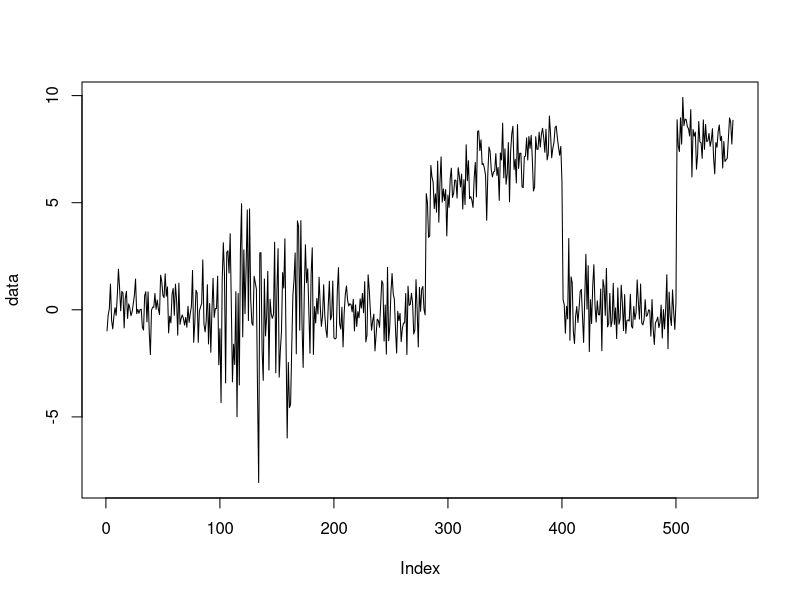
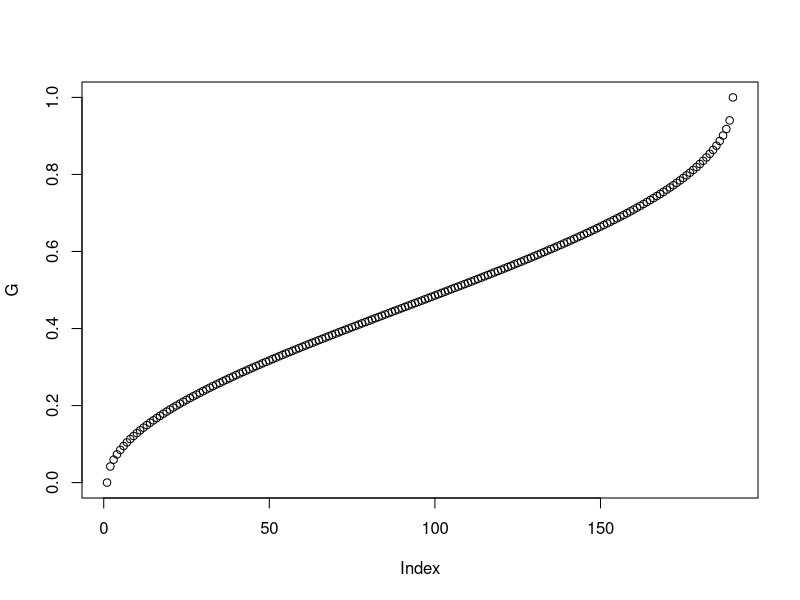
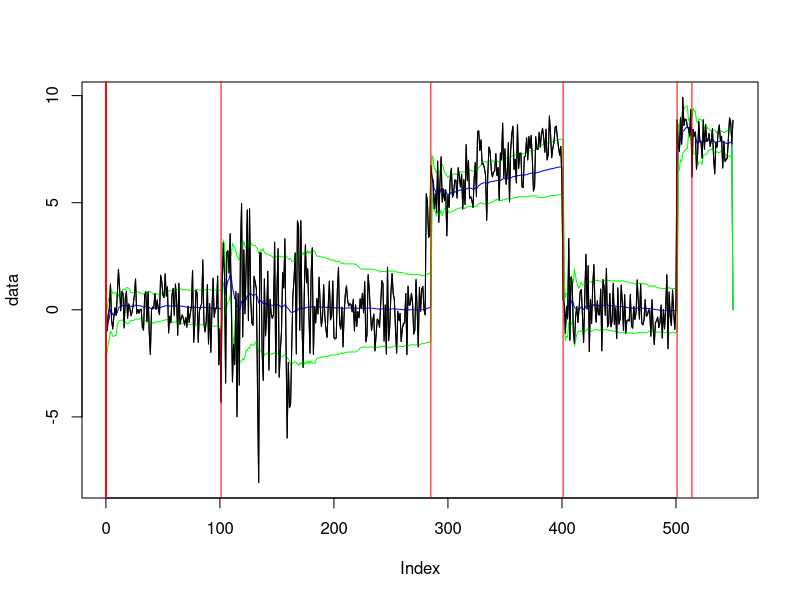

These figures' R source, in order:


# #data <- ##SIMULATE NORMAL WITH CHANGE IN MEAN OR ELSE BROWNIAN MOTION WITH SOME SHIFT
data <- c(rnorm(100, 0, 1), rnorm(80, 0, 3),rnorm(100, 0, 1), seq(1,4, length.out=120)+rnorm(120, 4, 1),
          rnorm(100, 0, 1), rnorm(50, 8, 1))
# 
# DisneyShares <- read.csv("D:/Zorie/Bristol/#Year3/MathsProject/Examples/DisneySharePrice.csv")
# # # Disney Share Price - I've put this time series in the files section of the Teams channel as well.
# # 
# Open_Disney <- DisneyShares$Open # The data records the share price at the opening and the closing of trade,
# # as well as the high and low achieved by the share price each day. We focus on the opening price here.
# # (Perhaps you could investigate whether a similar pattern holds for the closing, high and low prices?)
# # plot(Open_Disney[1:7000], type = "l")
# # 
# data <- Open_Disney[1:7000]
# acf_object <- acf(Open_Disney,lag.max=14000) # This gives the autocorrelation function plot - given that lower lags are not corrected for at when calculating the autocorrelation at higher lags, most lags are seen as significant.
# 
# pacf_object <- pacf(Open_Disney) # The partial autocorrelation function is our way around this: you should find that this gives that only the first and second lags are significant
# 
# Disney_Today <- Open_Disney[3:length(Open_Disney)] # Disney's share price, not including the first two days.
# Disney_Yesterday <- Open_Disney[2:(length(Open_Disney)-1)] # Disney's share price, not including the first day, or the last day.
# Disney_TDBY <- Open_Disney[1:(length(Open_Disney)-2)] # Disney's share price, not including the last two days.
# 
# Adjusted_Disney <-Disney_Today - pacf_object$acf[1]*Disney_Yesterday - pacf_object$acf[2]*Disney_TDBY # Adjusting the Disney share price according to values found from the partial autocorrelation function plot.
# data <- Adjusted_Disney[5000:10000]
# data <- Open_Disney

plot(data, type="l")

#################
#CREATE G VECTOR#  
#################

##g is the pmf for distance between changepoints
##G_k is the sum up to that point, finding values up to N is overkill.
getG <- function(N, p){
  g <- dgeom(1:N, p)
  # plot(g, type="l")
  
  G <- rep(0,N)
  for (i in 1:N){
    G[i] <- sum(g[1:i])
  }
  # plot(G, type="l")
  # lines(pgeom(1:N, p))
  return(G)
}
# max(getG(300, 0.08))


##calculates probability of time between changepoints. 
calcP <- function(i){
  p <- rep(0,i) 
  if (i == 1){
    p[1] <- 1
  } else {
    for (k in 1:(i-1)){ # checking for Go, not defined = 0
      if (k==i-1){
        p[k] <- (G[i-k])
      }else{
        p[k] <- (G[i-k] - G[i-k-1])/(1 - G[i-k-1])
      }
    }
  }
  return(p)
}#need to pass i as i is used in other places. 

###Updating distance between changepoints in beta distribution.
getBetaG <- function(N, cpinterval) {
  mean <- mean(cpinterval)
  var <- var(cpinterval)
  if (is.na(var)){
    return(getG(N, 1/mean))
  }
  mininterval <- min(cpinterval) #minchange
  maxinterval <- max(cpinterval) #max(diff between changepoints)
  
  bmean <- (mean-mininterval)/(maxinterval-mininterval)
  bvar <- (var)/((maxinterval-mininterval)^2)
  if (!(bvar<(bmean*(1-bmean)))){
    return(getG(N, 1/mean))
  }
  # print("BETA DISTRIBUTION!")
  a <- bmean * (((bmean*(1 - bmean))/bvar) - 1)
  b <- (1 - bmean)*(((bmean*(1 - bmean))/bvar) - 1)
  # Cumilative distribution function
  centre <- qbeta(0.5, a, b)
  # print(centre)
  G<- pbeta(seq(0, 1, length.out=(mean/centre)), shape1 = a, shape2 = b) 
  #length chosen so there is a 50% chance of being above/below the mean
  plot(G)
  return(G)
}
# getBetaG(100, 0.01^2, 0.01)
# getBetaG(200, 100^2, (100-1)/100^2)

##checks whether there has been a changepoint
isChangepoint <- function(row, varcount){
  len <- length(row)
  if (len >= minChange){ ##no changepoints before this
    # print("CHECKING FOR CHANGEPOINTS!")
    #print(len)
    #print(row)
    # print(n)
    # print(row[len])
    if ((row[len])>0.98){
      return(TRUE)
    }
    #return(varCheck(varcount))
  }
  return(FALSE)
}

###Finds w (probability of data being more extreme than current data point based on previous data point)
findw <- function(mean, sd){
  w <- pnorm(data[n], mean, sd)
  #if (data == NA){}
  if (w < 0.5){
    w <- 2*w
  } else {
    w <- 2*(1-w)
  }
  return(w)
}

calcMean <- function(i, curMean){
  newMean <- curMean*(i-1)
  newMean <- (newMean + data[n])/(i)
  return(newMean)
}

#using median absolute deviation to estimate the standard deviation
stdvMAD <- function(i, mean){
  if (i==1){  #just dont.
    return(curdev)
  }
  else{
    x <- abs(data[n]-mean)
    deviation <<- c(deviation[deviation < x], x, deviation[deviation >= x])
    mad <- median(deviation)
    if (i < minChange){
      return(curdev)
    }
    else{
      return(1.4826*mad) 
    }
  }
}

##checking for change in variance by sorting into bins. 
# probRange <- qnorm(seq(0,1, length.out=no_bins), mean, stdv)
# print(probRange)
varChange <- function(mean, dev){
  val = data[n]
  if (val > mean + dev){
    varcount[4] = varcount[4] + 1
  }
  if ((mean - dev <= val) & (val < mean)){
    varcount[2] = varcount[2] + 1
  }
  if ((mean < val) && (val < mean + dev)){
    varcount[3] = varcount[3] + 1
  }
  if (val < mean - dev){
    varcount[1] = varcount[1] + 1
  }
  return(varcount)
}

#checking if distribution of data is as expected.
varCheck <- function(varcount){
  sum <- sum(varcount)
  # print(varcount)
  # print("in varCheck")
  # print(timesincechangepoint)
  # print(varcount)
  # print(timesincechangepoint)
  # print((varcount[1]+varcount[4])/sum)
  # print(0.34 + (1/timesincechangepoint))
  if (((varcount[1]+varcount[4])/sum) > (0.4 + (1/timesincechangepoint))){
    print("variance has increased")
    return(TRUE)
  }
  if (((varcount[2]+varcount[3])/sum) > (0.75 + (1/timesincechangepoint))) {
    print("variance has decreased")
    return(TRUE)
  }
  # if (((varcount[1]+varcount[2])/sum) > (0.6 + (1/timesincechangepoint))) {
  #   print("trending down")
  #   return(TRUE)
  # }
  # if (((varcount[3]+varcount[4])/sum) > (0.6 + (1/timesincechangepoint))) {
  #   print("trending up")
  #   return(TRUE)
  # }
  return(FALSE)
}

##takes current vector, and returns updated next one, which is longer by 1
updateModel <- function(row, mean=data[n], stdv=1){
  i <- length(row) # symbolises time since last changepoint. 
  newrow <- rep(0, i+1)
  for (j in 1:i){
    w <- findw(mean=rollingmean, sd=stdv)
    if (i == j){ ## as G(O) Not defined in R, = 0
      newrow[j] <- w * (1- G[i-(j-1)])*row[j]
    } else{
      newrow[j] =  w * (1- G[i-(j-1)]/(1-G[i-(j-1)-1]))* row[j]
    }
  }

  p <- calcP(i)
  newrow[i+1] <- p%*%row
  
  #NORMALISING
  newrow <- newrow/sum(newrow)
  return(newrow)
}


#################################
#INITIALISING RELEVANT VARIBALES#
#################################
# change_estimate <- 100
# a <- 1/change_estimate^2
# b <- (change_estimate-1)/change_estimate^2
N <- length(data)
# G <- getBetaG(N, a, b)
G <- getG(N, 0.01)
minChange <- 10 #Min length between changepoints
changepoints <- rep(0,20) ##ASSUMED MAX NUMBER OF CHANGEPOINTS, AS APPENDING COPIES ENTIRE ROW ##Needs adjustments
numberchangepoints <- 1
recent_changepoint <- 1
row <- rep(1,1)
rollingmean <- 0
deviation <- c(NULL)
curdev <- 1
timesincechangepoint <- 1
no_bins <- 4
varcount <- rep(0,no_bins)
obsGap <- 0.01
cpinterval <- NULL
rollingmeanline <- rep(0,N)
deviationline <- rep(0,N)
################################ 

###MAIN
for (n in 1:(N-1)){
  # print(n)
  i <- length(row)
  #print(i)
  rollingmean <- calcMean(i, rollingmean) #has to be here so variable is updated.
  rollingmeanline[n] <- rollingmean
  stdv <- stdvMAD(i, rollingmean)
  deviationline[n] <- stdv
  row <- updateModel(row, rollingmean, stdv)
  varcount <- varChange(rollingmean, stdv)
  #print(varcount)
  #print(row)
  timesincechangepoint <- timesincechangepoint +1
  if (isChangepoint(row, varcount)){
    print("FOUND CHANGEPOINT!!!!!")
    print(n)
    print(rollingmean)
    print(stdv)
    changepoints[numberchangepoints] <- n #####NEED TO CHANGE POSITION IN DATA
    numberchangepoints <- numberchangepoints + 1
    recent_changepoint <- n
    cpinterval <- append(cpinterval, timesincechangepoint) ##inefficient
    # print(cpinterval)
    timesincechangepoint <- 1
    row <- 1
    rollingmean <- 0
    deviation <- NULL
    obsGap <- numberchangepoints/n
    G <- getBetaG(N, cpinterval)##
    varcount <- rep(0,no_bins)
  }
}


print(changepoints)
plot(data, type="l")
lines(rollingmeanline, type = "l", col="blue")
lines((rollingmeanline + deviationline), type="l", col="green")
lines((rollingmeanline - deviationline), type="l", col="green")
lines(data, type = "l")
abline(v=changepoints, col="red")
print("done")
# 
# plot(Open_Disney[5000:10000], type="l")
# abline(v=changepoints, col="red")

############
  #AT THE END#
############

###### TO DO

######## Potential improvements. CHANGE IN MEAN!
### W BROWNIAN, 
#estimating sigma MAD (meadian absolute deviation, robust statistics) sequential hypothesis testing book, 
#####likelihood ratio for changing ratio
#####change in variance
# what data in bins, and see whether equal amounts fall in each bin. If in outer bins, variance grown, if in middle only

# optim
# geometric is a posterior estimator of gap between changepoints. 
# simulated annealing - choosing parameters, threshold parameter such that detect as many things as possible, with as few mistakes as possible. 
# - heuristic optimisation - looking for correct parameters and jump around, but as you get closer, you slowly converge to what you think is correct. 

###LOW PRIORITY
#starting again after x timepoint so matrix doesnt get ludicrously large? only if necessary
#consider splitting long times of no changepoints, keep 10 a couple so can detect immediate changepoints
#pointless efficiency improvement, lookup table for P, Too much space added to be worth it

#done
#get it to detect the changepoint peak
#make the matrix a vector
#MEAN FROM PREV values,
##Median absolute deviation for standard deviation
#### Learn the amount of time between changepoints rather than assuming 
# SAFEBAYES (could be bayesian about it)
# MCMC?
# pick a distribution, conjucgate prior of gemoetric, is beta, update each time a changepoint is found, 